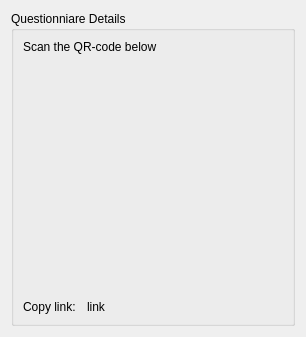
<?xml version="1.0" encoding="UTF-8"?>
<ui version="4.0">
 <class>DlgQuestionnaireDetails</class>
 <widget class="QDialog" name="DlgQuestionnaireDetails">
  <property name="geometry">
   <rect>
    <x>0</x>
    <y>0</y>
    <width>306</width>
    <height>325</height>
   </rect>
  </property>
  <property name="sizePolicy">
   <sizepolicy hsizetype="Preferred" vsizetype="Maximum">
    <horstretch>0</horstretch>
    <verstretch>0</verstretch>
   </sizepolicy>
  </property>
  <property name="maximumSize">
   <size>
    <width>16777215</width>
    <height>500</height>
   </size>
  </property>
  <property name="windowTitle">
   <string>Questionniare Details</string>
  </property>
  <layout class="QVBoxLayout" name="verticalLayout_2">
   <item>
    <widget class="QGroupBox" name="groupBox">
     <property name="sizePolicy">
      <sizepolicy hsizetype="Preferred" vsizetype="Maximum">
       <horstretch>0</horstretch>
       <verstretch>0</verstretch>
      </sizepolicy>
     </property>
     <property name="title">
      <string>Questionniare Details</string>
     </property>
     <layout class="QVBoxLayout" name="verticalLayout">
      <property name="spacing">
       <number>8</number>
      </property>
      <item>
       <widget class="QLabel" name="label">
        <property name="text">
         <string>Scan the QR-code below</string>
        </property>
       </widget>
      </item>
      <item>
       <widget class="QLabel" name="qrLabel">
        <property name="sizePolicy">
         <sizepolicy hsizetype="Maximum" vsizetype="Maximum">
          <horstretch>0</horstretch>
          <verstretch>0</verstretch>
         </sizepolicy>
        </property>
        <property name="minimumSize">
         <size>
          <width>230</width>
          <height>230</height>
         </size>
        </property>
        <property name="maximumSize">
         <size>
          <width>230</width>
          <height>230</height>
         </size>
        </property>
        <property name="text">
         <string/>
        </property>
        <property name="pixmap">
         <pixmap>../icon.png</pixmap>
        </property>
       </widget>
      </item>
      <item>
       <layout class="QHBoxLayout" name="horizontalLayout">
        <property name="spacing">
         <number>8</number>
        </property>
        <item>
         <widget class="QLabel" name="label_2">
          <property name="sizePolicy">
           <sizepolicy hsizetype="Maximum" vsizetype="Maximum">
            <horstretch>0</horstretch>
            <verstretch>0</verstretch>
           </sizepolicy>
          </property>
          <property name="text">
           <string>Copy link: </string>
          </property>
         </widget>
        </item>
        <item>
         <widget class="QLabel" name="linkLabel">
          <property name="sizePolicy">
           <sizepolicy hsizetype="Preferred" vsizetype="Maximum">
            <horstretch>0</horstretch>
            <verstretch>0</verstretch>
           </sizepolicy>
          </property>
          <property name="text">
           <string>link</string>
          </property>
          <property name="wordWrap">
           <bool>true</bool>
          </property>
         </widget>
        </item>
       </layout>
      </item>
     </layout>
    </widget>
   </item>
  </layout>
 </widget>
 <resources/>
 <connections/>
</ui>
